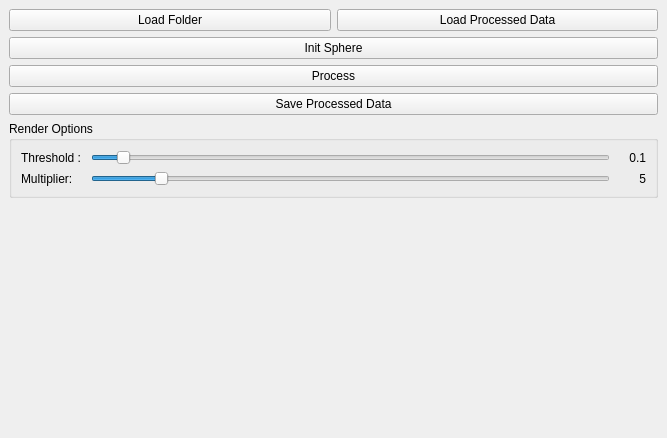
<?xml version="1.0" encoding="UTF-8"?>
<ui version="4.0">
 <class>ConfocalDockWidget</class>
 <widget class="QDockWidget" name="ConfocalDockWidget">
  <property name="geometry">
   <rect>
    <x>0</x>
    <y>0</y>
    <width>667</width>
    <height>438</height>
   </rect>
  </property>
  <property name="sizePolicy">
   <sizepolicy hsizetype="Preferred" vsizetype="Maximum">
    <horstretch>0</horstretch>
    <verstretch>0</verstretch>
   </sizepolicy>
  </property>
  <property name="windowTitle">
   <string>Tools</string>
  </property>
  <widget class="QWidget" name="dockWidgetContents">
   <layout class="QGridLayout" name="gridLayout">
    <item row="7" column="0" colspan="2">
     <widget class="QGroupBox" name="groupBox">
      <property name="title">
       <string>Render Options</string>
      </property>
      <layout class="QGridLayout" name="gridLayout_2">
       <item row="1" column="0">
        <widget class="QLabel" name="label_2">
         <property name="sizePolicy">
          <sizepolicy hsizetype="Maximum" vsizetype="Preferred">
           <horstretch>0</horstretch>
           <verstretch>0</verstretch>
          </sizepolicy>
         </property>
         <property name="text">
          <string>Multiplier:</string>
         </property>
        </widget>
       </item>
       <item row="0" column="1" colspan="2">
        <widget class="QSlider" name="horizontalSlider_Threshold">
         <property name="maximum">
          <number>1000</number>
         </property>
         <property name="value">
          <number>50</number>
         </property>
         <property name="orientation">
          <enum>Qt::Horizontal</enum>
         </property>
        </widget>
       </item>
       <item row="1" column="1" colspan="2">
        <widget class="QSlider" name="horizontalSlider_Multiplier">
         <property name="maximum">
          <number>400</number>
         </property>
         <property name="value">
          <number>50</number>
         </property>
         <property name="orientation">
          <enum>Qt::Horizontal</enum>
         </property>
        </widget>
       </item>
       <item row="0" column="0">
        <widget class="QLabel" name="label">
         <property name="sizePolicy">
          <sizepolicy hsizetype="Maximum" vsizetype="Preferred">
           <horstretch>0</horstretch>
           <verstretch>0</verstretch>
          </sizepolicy>
         </property>
         <property name="text">
          <string>Threshold : </string>
         </property>
        </widget>
       </item>
       <item row="0" column="3">
        <widget class="QLabel" name="label_Threshold">
         <property name="sizePolicy">
          <sizepolicy hsizetype="Maximum" vsizetype="Preferred">
           <horstretch>0</horstretch>
           <verstretch>0</verstretch>
          </sizepolicy>
         </property>
         <property name="minimumSize">
          <size>
           <width>30</width>
           <height>0</height>
          </size>
         </property>
         <property name="text">
          <string>0.1</string>
         </property>
         <property name="alignment">
          <set>Qt::AlignRight|Qt::AlignTrailing|Qt::AlignVCenter</set>
         </property>
        </widget>
       </item>
       <item row="1" column="3">
        <widget class="QLabel" name="label_Multiplier">
         <property name="sizePolicy">
          <sizepolicy hsizetype="Maximum" vsizetype="Preferred">
           <horstretch>0</horstretch>
           <verstretch>0</verstretch>
          </sizepolicy>
         </property>
         <property name="minimumSize">
          <size>
           <width>30</width>
           <height>0</height>
          </size>
         </property>
         <property name="text">
          <string>5</string>
         </property>
         <property name="alignment">
          <set>Qt::AlignRight|Qt::AlignTrailing|Qt::AlignVCenter</set>
         </property>
        </widget>
       </item>
      </layout>
      <zorder>horizontalSlider_Threshold</zorder>
      <zorder>label</zorder>
      <zorder>label_2</zorder>
      <zorder>horizontalSlider_Multiplier</zorder>
      <zorder>label_Threshold</zorder>
      <zorder>label_Multiplier</zorder>
     </widget>
    </item>
    <item row="3" column="0" colspan="2">
     <widget class="QPushButton" name="pushButton_Masks">
      <property name="text">
       <string>Process</string>
      </property>
     </widget>
    </item>
    <item row="6" column="0" colspan="2">
     <widget class="QPushButton" name="pushButton_SaveProcessed">
      <property name="text">
       <string>Save Processed Data</string>
      </property>
     </widget>
    </item>
    <item row="8" column="0" colspan="2">
     <spacer name="verticalSpacer">
      <property name="orientation">
       <enum>Qt::Vertical</enum>
      </property>
      <property name="sizeHint" stdset="0">
       <size>
        <width>20</width>
        <height>40</height>
       </size>
      </property>
     </spacer>
    </item>
    <item row="2" column="0" colspan="2">
     <widget class="QPushButton" name="pushButton_Compute">
      <property name="text">
       <string>Init Sphere</string>
      </property>
     </widget>
    </item>
    <item row="0" column="0">
     <widget class="QPushButton" name="pushButton_Load">
      <property name="text">
       <string>Load Folder</string>
      </property>
     </widget>
    </item>
    <item row="0" column="1">
     <widget class="QPushButton" name="pushButton_LoadProcessed">
      <property name="text">
       <string>Load Processed Data</string>
      </property>
     </widget>
    </item>
   </layout>
  </widget>
 </widget>
 <resources/>
 <connections/>
</ui>
